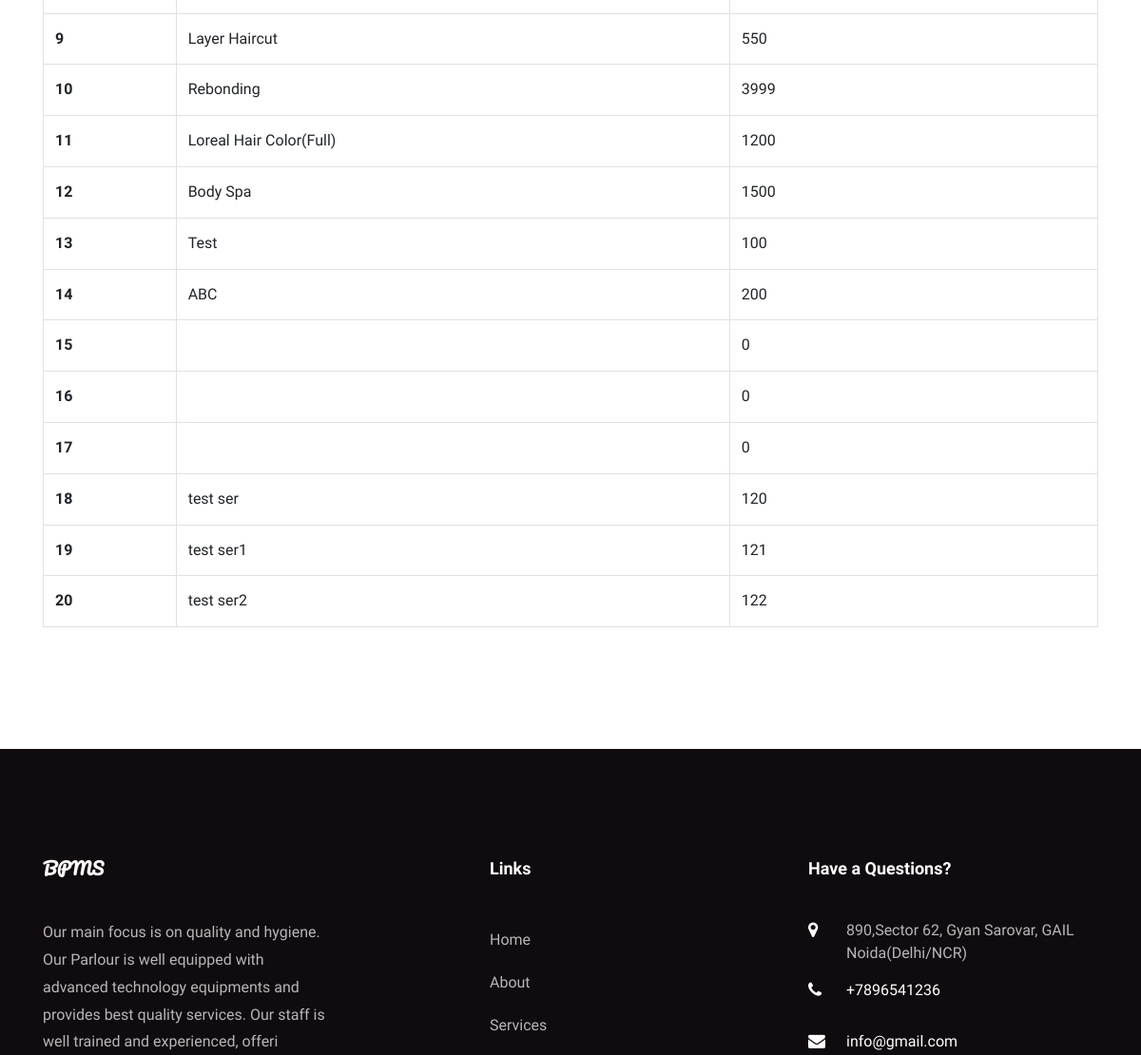
The app's page /services.php (middle part), older data.
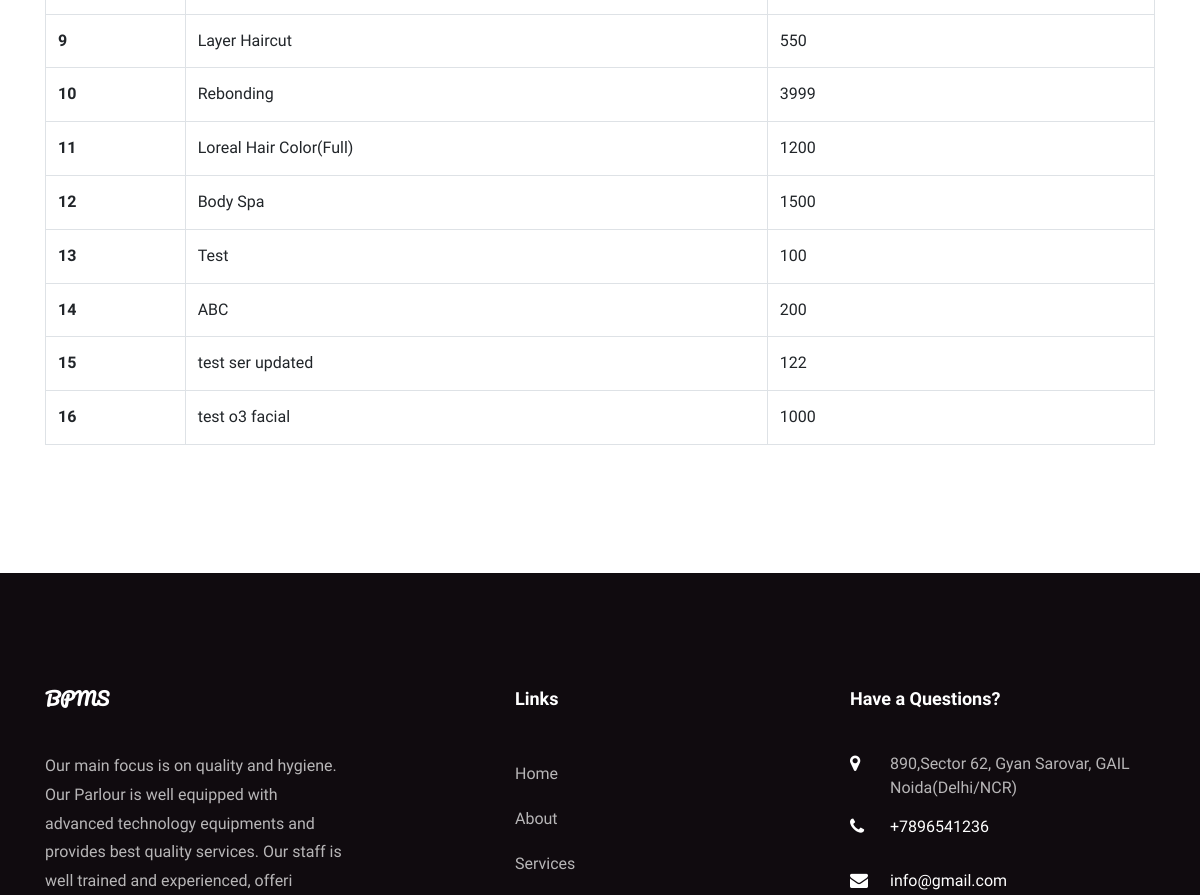
The same page, newer data.
### tables this page shows
CREATE TABLE `tblservices` (
  `ID` int(10) NOT NULL,
  `ServiceName` varchar(200) DEFAULT NULL,
  `Cost` int(10) DEFAULT NULL,
  `service_image` varchar(255) NOT NULL,
  `CreationDate` timestamp NULL DEFAULT current_timestamp()
);

CREATE TABLE `tblpage` (
  `ID` int(10) NOT NULL,
  `PageType` varchar(200) DEFAULT NULL,
  `PageTitle` mediumtext DEFAULT NULL,
  `PageDescription` mediumtext DEFAULT NULL,
  `Email` varchar(200) DEFAULT NULL,
  `MobileNumber` bigint(10) DEFAULT NULL,
  `UpdationDate` date DEFAULT NULL,
  `Timing` varchar(200) NOT NULL
);

### services.php (the view, shortened to what this page needs)
<?php
include('includes/dbconnection.php');
  ?>
<!DOCTYPE html>
<html lang="en">
  <head>
    <link rel="stylesheet" href="css/open-iconic-bootstrap.min.css">
    <link rel="stylesheet" href="css/animate.css">
    <link rel="stylesheet" href="css/owl.carousel.min.css">
    <link rel="stylesheet" href="css/owl.theme.default.min.css">
    <link rel="stylesheet" href="css/magnific-popup.css">
    <link rel="stylesheet" href="css/aos.css">
    <link rel="stylesheet" href="css/ionicons.min.css">
    <link rel="stylesheet" href="css/bootstrap-datepicker.css">
    <link rel="stylesheet" href="css/jquery.timepicker.css">
    <link rel="stylesheet" href="css/flaticon.css">
    <link rel="stylesheet" href="css/icomoon.css">
    <link rel="stylesheet" href="css/style.css">
  </head>
  <body>
    <section class="ftco-section ftco-pricing">
			<div class="container">
            <table class="table table-bordered"> <thead> <tr> <th>#</th> <th>Service Name</th> <th>Service Price</th> </tr> </thead> <tbody>
<?php
$ret=mysqli_query($con,"select *from  tblservices");
$cnt=1;
while ($row=mysqli_fetch_array($ret)) {
?>
             <tr> <th scope="row"><?php echo $cnt;?></th> <td><?php  echo $row['ServiceName'];?></td> <td><?php  echo $row['Cost'];?></td> </tr>   <?php
$cnt=$cnt+1;
}?></tbody> </table>
			</div>
		</section>
    <?php include_once('includes/footer.php');?>
  </body>
</html>

### includes/footer.php (shortened to what this page needs)
 <?php
include('includes/dbconnection.php');
?>
 <footer class="ftco-footer ftco-section">
      <div class="container">
        <div class="row mb-5">
          <div class="col-md">
            <div class="ftco-footer-widget mb-4">
              <h2 class="ftco-heading-2 logo">BPMS</h2>
              <?php
$ret=mysqli_query($con,"select * from tblpage where PageType='aboutus' ");
while ($row=mysqli_fetch_array($ret)) {
?>
              <p><?php  echo substr($row['PageDescription'],0,200);?> <a href="about.php">More.......</a></p><?php } ?>
            </div>
          </div>
          <div class="col-md" style="padding-left: 150px">
             <div class="ftco-footer-widget mb-4">
              <h2 class="ftco-heading-2">Links</h2>
              <ul class="list-unstyled">
                <li><a href="index.php" class="py-2 d-block">Home</a></li>
                <li><a href="about.php" class="py-2 d-block">About</a></li>
                <li><a href="services.php" class="py-2 d-block">Services</a></li>
                <li><a href="admin/index.php" class="py-2 d-block">Admin</a></li>
              </ul>
            </div>
          </div>
          <div class="col-md">
            <div class="ftco-footer-widget mb-4">
            	<h2 class="ftco-heading-2">Have a Questions?</h2>
            	<div class="block-23 mb-3">
                <?php
$ret=mysqli_query($con,"select * from tblpage where PageType='contactus' ");
while ($row=mysqli_fetch_array($ret)) {
?>
	              <ul>
	                <li><span class="icon icon-map-marker"></span><span class="text"><?php  echo $row['PageDescription'];?></span></li>
	                <li><a href="#"><span class="icon icon-phone"></span><span class="text">+<?php  echo $row['MobileNumber'];?></span></a></li>
	                <li><a href="#"><span class="icon icon-envelope"></span><span class="text"><?php  echo $row['Email'];?></span></a></li>
	              </ul>
	            </div>
               <?php } ?>
            </div>
          </div>
        </div>
      </div>
    </footer>

### css/icomoon.css (style rules this page uses)
[class^="icon-"], [class*=" icon-"] { font-family: 'icomoon' !important; speak: none; font-style: normal; font-weight: normal; font-variant: normal; text-transform: none; line-height: 1; -webkit-font-smoothing: antialiased; -moz-osx-font-smoothing: grayscale; }
.icon-map-marker:before { content: "\f041"; }
.icon-phone:before { content: "\f095"; }
.icon-envelope:before { content: "\f0e0"; }

Row changes from the older to the newer data that the page shows:
removed tblservices: Cost "0"
removed tblservices: Cost "0"
removed tblservices: Cost "0"
removed tblservices: ServiceName "test ser", Cost "120"
removed tblservices: ServiceName "test ser1", Cost "121"
removed tblservices: ServiceName "test ser2", Cost "122"
added tblservices: ServiceName "test ser updated", Cost "122"
added tblservices: ServiceName "test o3 facial", Cost "1000"
